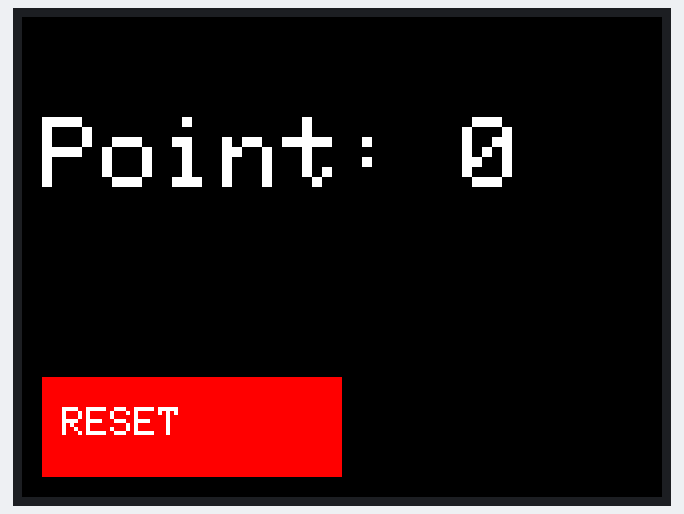
A sketch run on a simulated ESP32. On the bench: 320×240 colour display.

Above: at 0.3 s.

The sketch:

Espnow_Receiver.ino
```cpp
#include <esp_now.h>
#include <WiFi.h>
#include <Adafruit_GFX.h>
#include <Adafruit_ILI9341.h>
#include <XPT2046_Touchscreen.h>

// Pins
#define TFT_CS    10
#define TFT_DC    6
#define TFT_RST   7
#define TOUCH_CS  8

Adafruit_ILI9341 tft = Adafruit_ILI9341(TFT_CS, TFT_DC, TFT_RST);
XPT2046_Touchscreen ts(TOUCH_CS);

typedef struct struct_message {
    int id;
    int points;
} struct_message;

struct_message myData;
int nodePoints[5] = {0, 0, 0, 0, 0};

void updateDisplay() {
  int totalSum = 0;
  for(int i = 1; i <= 4; i++) totalSum += nodePoints[i];

  tft.fillScreen(ILI9341_BLACK);

  // Reset Button
  tft.fillRect(10, 180, 150, 50, ILI9341_RED);
  tft.setCursor(20, 195);
  tft.setTextColor(ILI9341_WHITE);
  tft.setTextSize(2);
  tft.println("RESET");

  // Sum Display
  tft.setCursor(10, 50);
  tft.setTextSize(5);
  tft.print("Point: ");
  tft.println(totalSum);
}

void OnDataRecv(const uint8_t * mac, const uint8_t *incomingData, int len) {
  memcpy(&myData, incomingData, sizeof(myData));
  if (myData.id >= 1 && myData.id <= 4) {
    nodePoints[myData.id] = myData.points;
    updateDisplay();
  }
}

void setup() {
  tft.begin();
  tft.setRotation(1);
  ts.begin();
  updateDisplay();

  WiFi.mode(WIFI_MODE_STA);
  esp_now_init();
  esp_now_register_recv_cb(OnDataRecv);
}

void loop() {
  // Simple check for touch in the reset button area
  if (ts.touched()) {
    TS_Point p = ts.getPoint();
    // Update these coordinates based on your calibration
    if (p.x > 2000 && p.x < 3500 && p.y > 1000 && p.y < 2000) {
      resetPoints();
      delay(500);
    }
  }
}

void resetPoints() {
  // Loop through all indices used (1 to 4) and set to 0
  for(int i = 1; i <= 4; i++) {
    nodePoints[i] = 0;
  }

  // Refresh the display to show the new '0' total
  updateDisplay();
}
```
